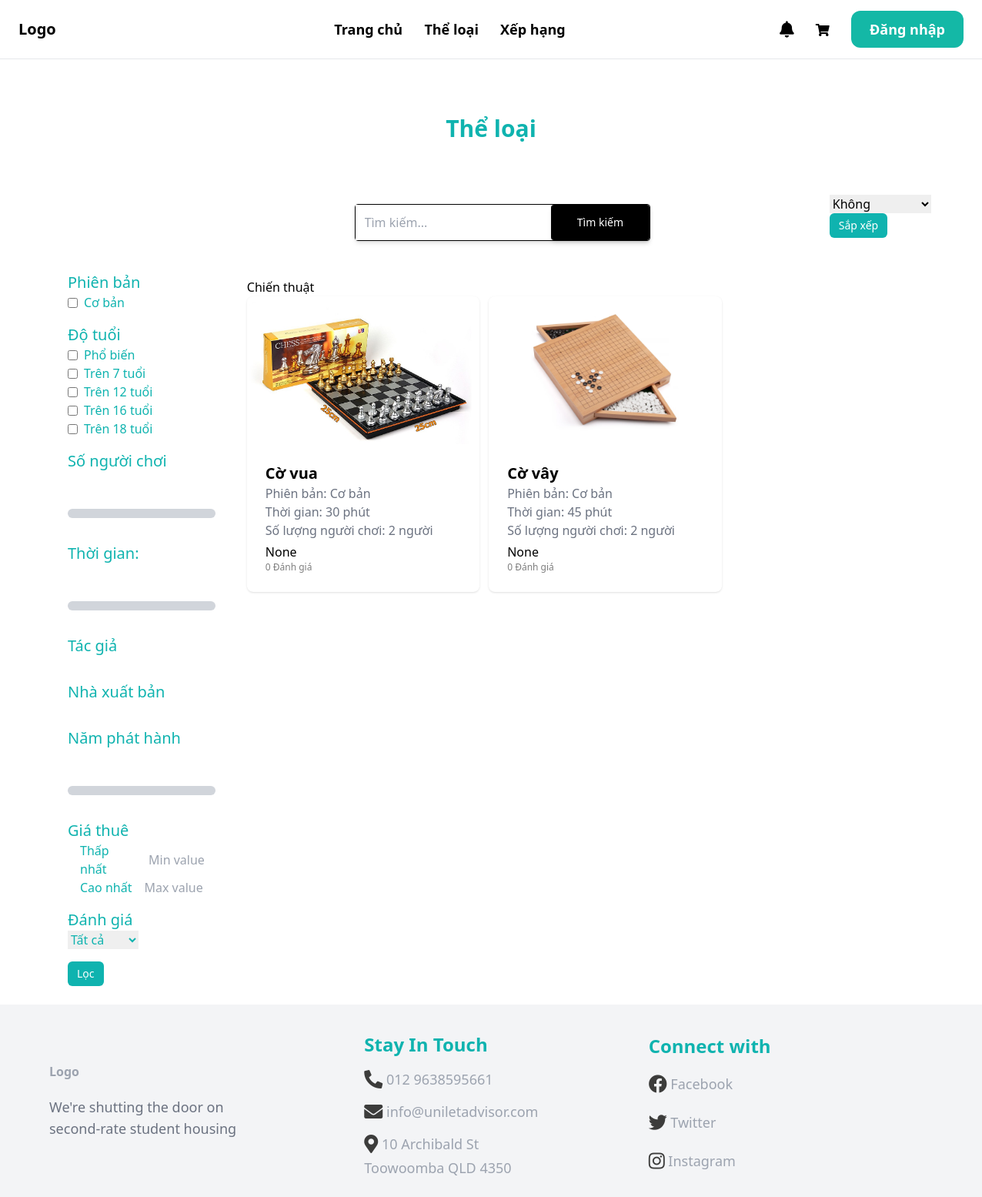
Before: /category/cat56/ with the older database file.
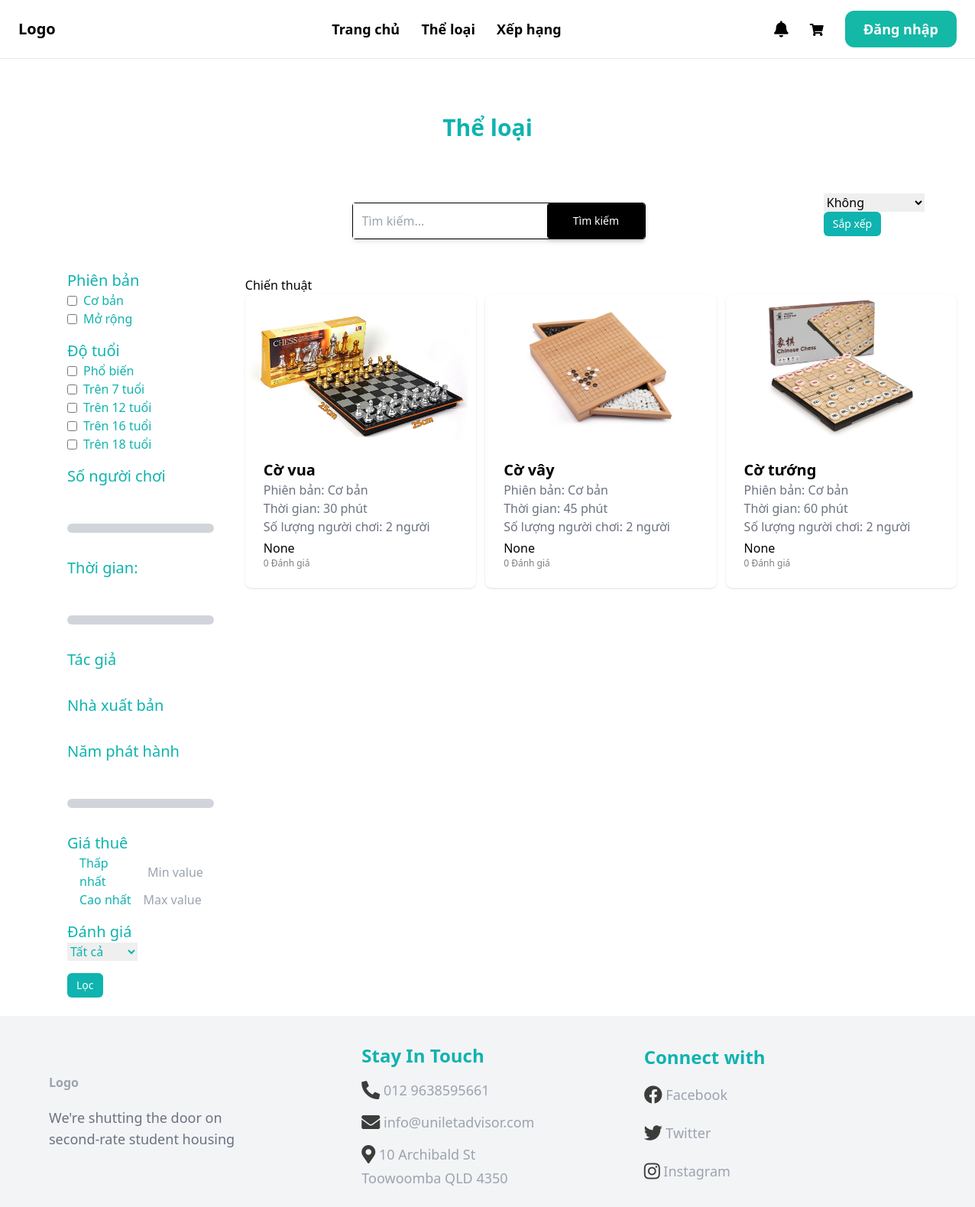
After: the same page with the newer database file.
### boardgame/models.py (models this page shows, shortened)
class Version(models.Model):
    title = models.CharField(max_length=100, default=None)
    vid = ShortUUIDField(unique=True, primary_key=True, prefix="ver", alphabet='1234567890', length=2, max_length=6)
    description = models.TextField(null=True, blank=True)
    class Meta:
        verbose_name_plural = 'Version'
    def __str__(self):
        return self.title

class Boardgame(models.Model):
    AGE_RATINGS = (
        ('G', 'Phổ biến'),
        ('7+', 'Trên 7 tuổi'),
        ('12+', 'Trên 12 tuổi'),
        ('16+', 'Trên 16 tuổi'),
        ('18+', 'Trên 18 tuổi'),
    )
    STATUS_BG = (
        ('out_of_stock', 'Boardgame này đã hết'),
        ('stocking', 'Boardgame này vẫn còn'),
    )
    bgid = ShortUUIDField(unique=True, primary_key=True, prefix="bg", alphabet='1234567890', length=2, max_length=6)
    user = models.ForeignKey(User, on_delete=models.SET_NULL, null=True)
    date = models.DateTimeField(default=timezone.now)
    category= models.ForeignKey(Category, on_delete=models.SET_NULL, null=True)
    version = models.ForeignKey(Version, on_delete=models.SET_NULL, null=True)
    title = models.CharField(max_length=100)
    image = models.ImageField(upload_to="user_directory_path")
    description = models.TextField(null=True, blank=True, default="This is the boardgame")
    rule = models.TextField(null=True, blank=True, default="This is rule for boardgame")
    age_rating = models.CharField(choices=AGE_RATINGS, max_length=5, default="G")
    people = models.IntegerField()
    play_time = models.IntegerField()
    price = models.DecimalField(max_digits=99999999999999, decimal_places=2)
    author = models.ForeignKey(Author, on_delete=models.SET_NULL, null=True, blank=True)
    producer = models.ForeignKey(Producer, on_delete=models.SET_NULL, null=True, blank=True)
    publication_year = models.IntegerField(default="2000")
    boardgame_status = models.CharField(choices=STATUS_BG, max_length=20, default="out_of_stock")
    in_stock = models.PositiveIntegerField(default=0)
    order = models.PositiveIntegerField(default=0)
    rental = models.PositiveIntegerField(default=0)
    total = models.PositiveIntegerField(default=0)
    class Meta:
        verbose_name_plural = "Boardgame"
    def get_average_rating(self):
        return self.reviews.aggregate(avg_rating=Avg('rating'))['avg_rating']
    @property
    def draw_average_stars(self):
        if (self.get_average_rating()):
            average_stars = int(self.get_average_rating())
            return range(0,average_stars)
    @property
    def draw_non_stars(self):
        if (self.get_average_rating()):
            average_stars = int(self.get_average_rating())
            return range(0,5-average_stars)

### core/views.py (the view)
# urls.py: path('category/<cid>/', views.category_view, name='category'),
def category_view(request, cid):
    category = Category.objects.get(cid=cid)
    boardgames = Boardgame.objects.filter(category=category)
    versions = Version.objects.all()
    age_rating_choices = Boardgame.AGE_RATINGS
    authors = Author.objects.all()
    producers = Producer.objects.all()
    return render(request, 'core/category.html', {
        'category': category,
        'boardgames': boardgames,
        'versions': versions,
        'age_rating_choices':age_rating_choices,
        'authors': authors,
        'producers': producers,
    })

### templates/core/Category.html (shortened to what the changed rows need)
{% extends 'core/base.html' %}
{% block content %}
<h1 class="text-left pt-6 text-xl font-medium text-[#0FB3AF] px-48 pb-4">{{ category.name }}</h1>
<div class="grid grid-cols-5 gap-4">
    <div class="mt-10 ml-16">
        <form method="GET" action="{% url 'boardgame:search' %}">
            <div class="grid grid-cols-1 gap-4">
                <div>
                    {% for version in versions %}
                    <div class="text-[#0FB3AF] text-md font-medium flex items-center">
                        <input type="checkbox" name="version[]" value="{{ version.title }}" id="{{ version.vid }}">
                        <label class="ml-2" for="{{ version.vid }}">{{ version.title }}</label>
                    </div>
                    {% endfor %}
                </div>
                <div>
                    {% for choice in age_rating_choices %}
                    <div class="text-[#0FB3AF] text-md font-medium flex items-center">
                        <input type="checkbox" name="age_rating" id="age_rating_{{ choice.0 }}" value="{{ choice.0 }}">
                        <label class="ml-2" for="age_rating_{{ choice.0 }}">{{ choice.1 }}</label>
                    </div>
                    {% endfor %}
                </div>
            </div>
        </form>
    </div>
    <div class="mt-12 ml-12 col-span-4">
        {% if boardgames %}
        <h1>Chiến thuật {{ query }}</h1>
        <ul>
            <div class="grid grid-cols-3 gap-3 ">
                {% for boardgame in boardgames %}
                <div class="shadow bg-[#ffffff] rounded-lg">
                    <a href="{% url "boardgame:detail" boardgame.bgid %}" class="boardgame-info">
                        <div>
                            <img src="{{ boardgame.image.url }}"
                                class="rounded-t-lg object-contain max-h-48 w-full transition " sizes="100vw">
                        </div>
                        <div class="p-6 rounded-b-xl bg-white-100">
                            <h2 class="text-xl font-bold">{{ boardgame.title }}</h2>
                            <p class="text-gray-500">Phiên bản: {{ boardgame.version }}</p>
                            <p class="text-gray-500">Thời gian: {{ boardgame.play_time }} phút</p>
                            <p class="text-gray-500">Số lượng người chơi: {{ boardgame.people }} người</p>
                            <div class="flex items-center pt-1">
                                {{boardgame.get_average_rating}}
                            </div>
                            <div class="font-thin text-[#7E7E7E] font-['Open Sans'] text-xs">
                                {{boardgame.reviews.all.count}} Đánh giá
                            </div>
                        </div>
                    </a>
                </div>
                {% endfor %}
            </div>
        </ul>
        {% else %}
        <h1>No results found for "{{ query }}"</h1>
        {% endif %}
    </div>
</div>
{% endblock %}

Changed rows visible on the page:
added Version: title "Mở rộng"
added Boardgame: image (picture), title "Cờ tướng", version "Cơ bản", play_time "60", people "2", get_average_rating "None", reviews.all.count "0"
